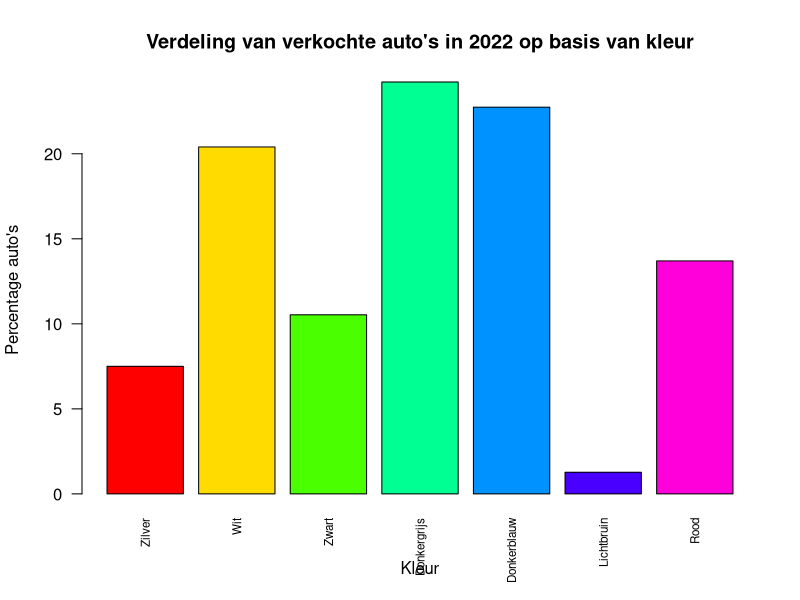

Write R code to recreate this figure.
# 1. Variabele met alle kleuren
kleuren <- c("Zilver", "Wit", "Zwart", "Donkergrijs", "Donkerblauw", "Lichtbruin", "Rood")

# 2. Variabele met alle percentages
percentages <- c(7.5, 20.4, 10.53, 24.22, 22.74, 1.27, 13.7)

# 3. Som van alle percentages
som_percentages <- sum(percentages)
print(paste("De totale som van alle percentages is:", som_percentages, "%."))

# 4. Staafdiagram van de gegevens
barplot(percentages, names.arg = kleuren, main = "Verdeling van verkochte auto's in 2022 op basis van kleur", xlab = "Kleur", ylab = "Percentage auto's", col = rainbow(length(kleuren)), las = 2, cex.names = 0.7)
